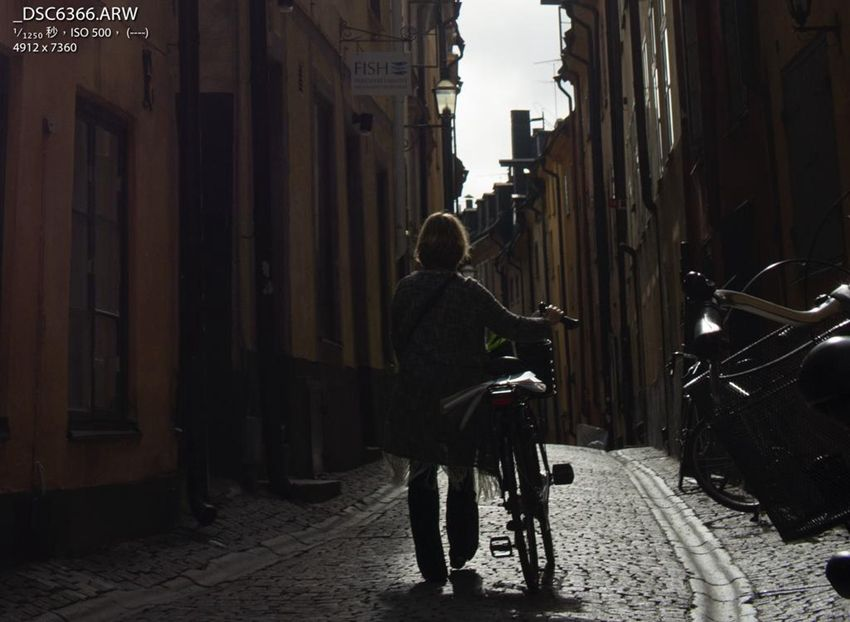
#> input picture 02/clahe/timg.jpg, 850 x 622 px, found by its file name
$ python CLAHE_1.py
#> lines starting #> are read from the running program, lines starting #| are printed output that depends on the picture
import cv2
import matplotlib.pyplot as plt
import numpy as np

gray=cv2.imread("D:\pychar_projects\dnc-master\CVND_exercise\opencv3\CV_2\\02\clahe\\timg.jpg",0)
#> gray: shape (622, 850); min 0, max 255, mean 45.9
eh=cv2.equalizeHist(gray)
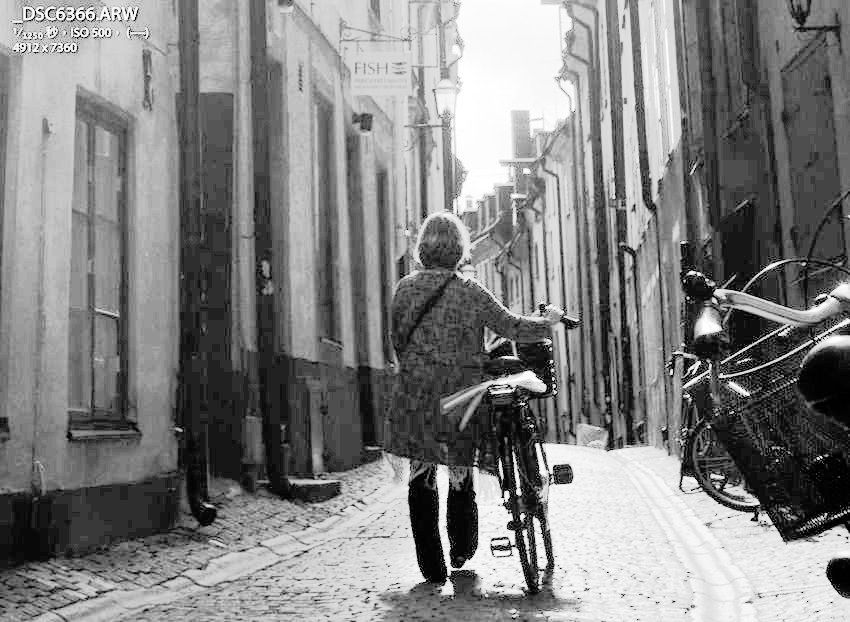
#> eh: shape (622, 850); min 0, max 255, mean 130.1
clane=cv2.createCLAHE(2,(10,10))
clane_gray=clane.apply(gray)
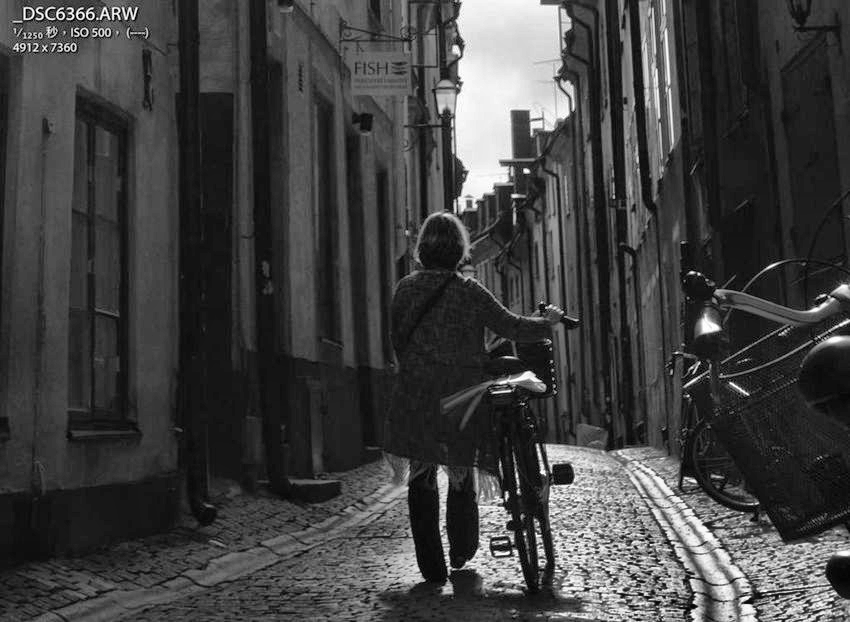
#> clane_gray: shape (622, 850); min 0, max 255, mean 64.8
plt.subplot(1,3,1),plt.imshow(gray,'gray'),plt.xticks([]),plt.yticks([])
plt.subplot(1,3,2),plt.imshow(eh,'gray'),plt.xticks([]),plt.yticks([])
plt.subplot(1,3,3),plt.imshow(clane_gray,'gray'),plt.xticks([]),plt.yticks([])
plt.show()
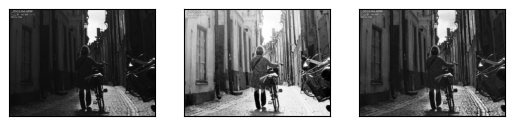
#> figure drawn by matplotlib, 3 panels
